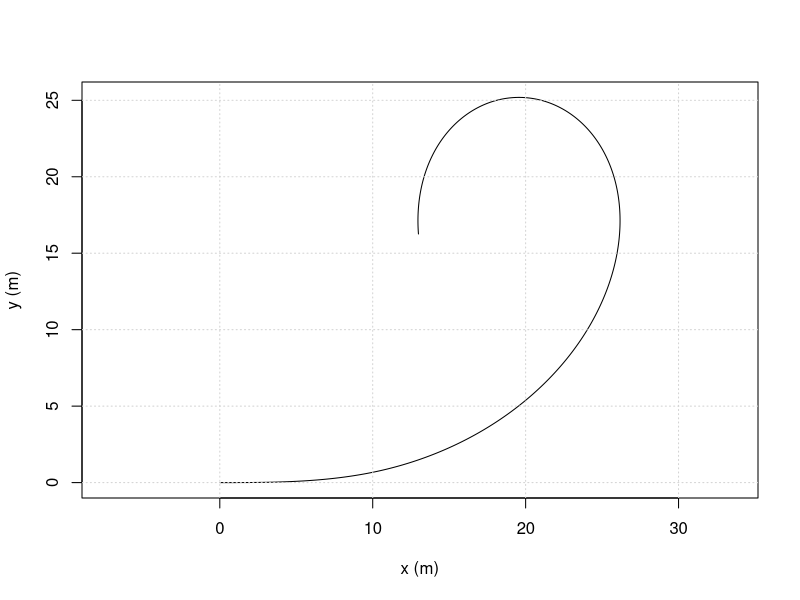
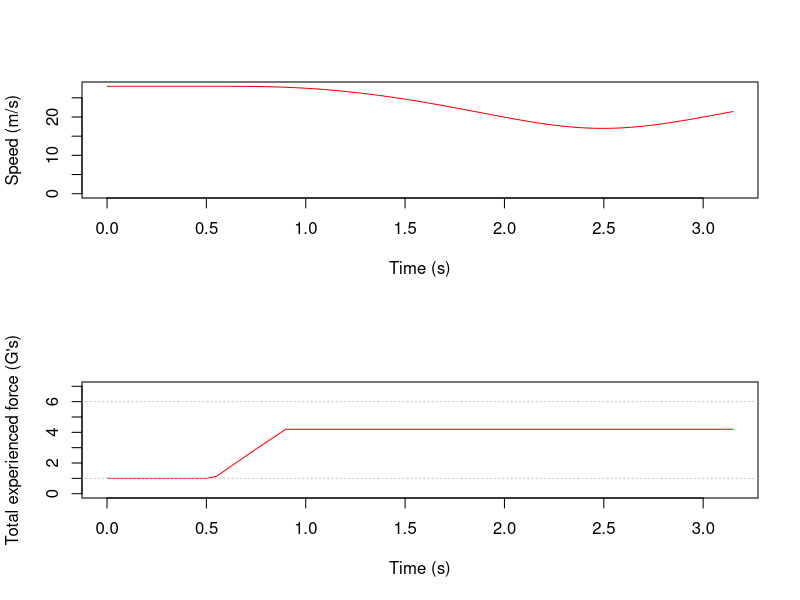
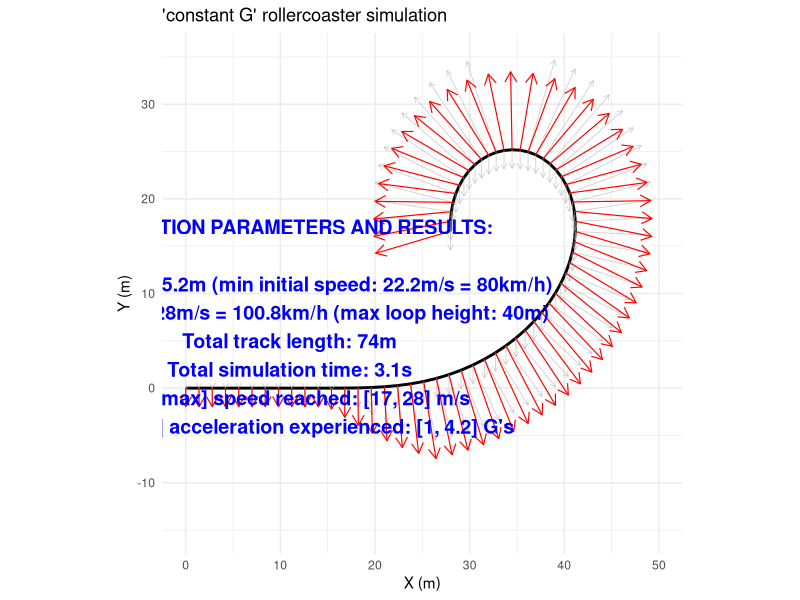
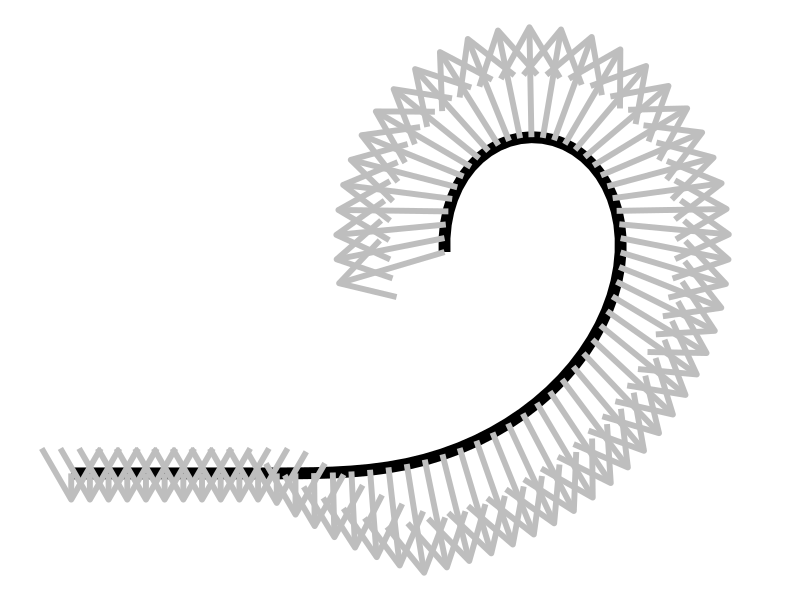

Recreate these plots in R, in order.
# Designing a Constant G rollercoaster loop
# www.overfitting.net
# https://www.overfitting.net/2025/08/simulando-loops-de-una-montana-rusa-con_69.html


# library(pracma)  # fresnelC() and fresnelS() for clothoid
# library(splines)
library(ggplot2)
library(Cairo)


# Design a constant-G loop with a clothoid entry (centrifugal OUTWARD convention)
design_constantG_loop <- function(v0, Gt, g = 9.80665,
                                  Lc = 5,        # clothoid length (m)
                                  ds_cl = 0.01,  # clothoid arc step (m)
                                  dphi = 0.002,  # loop integration step in radians
                                  y0 = 0.0,
                                  nloop = 1) {  # number of G constant loops
    stopifnot(Gt > 1, v0 > 0, g > 0, Lc >= 0, ds_cl > 0, dphi > 0)
    
    # Storage
    xs <- numeric()
    ys <- numeric()
    phis <- numeric()
    ss <- numeric()
    phases <- character()
    Ginst <- numeric()
    
    # Helpers ---------------------------------------------------------------
    a_req <- function(phi) {
        # required inward acceleration to keep |g + a_out| = Gt*g
        root <- Gt^2 - sin(phi)^2
        if (root < 0) root <- 0 # numeric guard
        g * (-cos(phi) + sqrt(root))
    }
    totalG_from <- function(phi, v2, kappa) {
        # magnitude of g + a_out (outward) in units of g
        a_in <- v2 * kappa
        # cos(theta) between down and inward is -cos(phi)
        # |g e_down - a_in e_in| = sqrt(g^2 + a_in^2 - 2 g a_in cos(theta))
        # with cos(theta) = -cos(phi)
        num <- sqrt(g^2 + a_in^2 - 2*g*a_in*(-cos(phi)))
        num / g
    }
    
    # Phase 0: initial conditions ------------------------------------------
    x <- 0; y <- y0; phi <- 0; s <- 0
    v2 <- v0^2
    
    # Phase 1: clothoid entry (linear curvature from 0 to bottom curvature)
    # Bottom curvature that achieves target G at phi ~ 0:
    a_bottom <- g * (Gt - 1)                  # inward accel needed at the bottom
    kappa_target_bottom <- a_bottom / max(v2, 1e-9)
    
    if (Lc > 0) {
        alpha <- kappa_target_bottom / Lc       # kappa(s) = alpha * s
        s_loc <- 0
        while (s_loc < Lc) {
            kappa <- alpha * s_loc
            dphi_cl <- kappa * ds_cl
            phi <- phi + dphi_cl
            # advance position
            x <- x + cos(phi) * ds_cl
            y <- y + sin(phi) * ds_cl
            s <- s + ds_cl; s_loc <- s_loc + ds_cl
            # update speed via energy
            v2 <- v0^2 - 2*g*(y - y0)
            if (v2 <= 0) stop("Insufficient v0: train stalls during clothoid.")
            # log
            xs <- c(xs, x); ys <- c(ys, y); phis <- c(phis, phi); ss <- c(ss, s); phases <- c(phases, "clothoid")
            Ginst <- c(Ginst, totalG_from(phi, v2, kappa))
        }
    }
    
    # Phase 2: constant-G loop (integrate in φ with RK4)
    # ODEs: dy/dφ = sinφ * v^2 / a_req(φ) ; dx/dφ = cosφ * v^2 / a_req(φ)
    fy <- function(phi, y) {
        v2loc <- v0^2 - 2*g*(y - y0)
        if (v2loc <= 0) stop("Insufficient v0: train stalls in loop.")
        v2loc * sin(phi) / max(a_req(phi), 1e-9)
    }
    fx <- function(phi, y) {
        v2loc <- v0^2 - 2*g*(y - y0)
        if (v2loc <= 0) stop("Insufficient v0: train stalls in loop.")
        v2loc * cos(phi) / max(a_req(phi), 1e-9)
    }
    
    phi0 <- phi
    phi_end <- phi0 + 2*pi*nloop
    n_steps <- ceiling((phi_end - phi0) / dphi)
    for (i in 1:n_steps) {
        # RK4 for y(φ)
        k1y <- fy(phi, y)
        k1x <- fx(phi, y)
        
        k2y <- fy(phi + dphi/2, y + k1y*dphi/2)
        k2x <- fx(phi + dphi/2, y + k1y*dphi/2)
        
        k3y <- fy(phi + dphi/2, y + k2y*dphi/2)
        k3x <- fx(phi + dphi/2, y + k2y*dphi/2)
        
        k4y <- fy(phi + dphi, y + k3y*dphi)
        k4x <- fx(phi + dphi, y + k3y*dphi)
        
        y <- y + (dphi/6)*(k1y + 2*k2y + 2*k3y + k4y)
        x <- x + (dphi/6)*(k1x + 2*k2x + 2*k3x + k4x)
        phi <- phi + dphi
        
        # arc-length increment ds = dφ / κ = v^2/a_req * dφ
        v2 <- v0^2 - 2*g*(y - y0)
        a_in <- a_req(phi - dphi/2)  # mid-step approx
        ds_inc <- (v2 / max(a_in, 1e-9)) * dphi
        s <- s + ds_inc
        
        # log
        kappa_here <- a_in / max(v2, 1e-9)
        xs <- c(xs, x); ys <- c(ys, y); phis <- c(phis, phi); ss <- c(ss, s); phases <- c(phases, "loop")
        Ginst <- c(Ginst, totalG_from(phi, v2, kappa_here))
    }
    
    out <- data.frame(
        x = xs, y = ys, phi = phis, s = ss, phase = phases, G_total = Ginst
    )
    attr(out, "params") <- list(v0=v0, Gt=Gt, g=g, Lc=Lc, ds_cl=ds_cl, dphi=dphi)
    out
}


################################################

# 1. SIMULATION PARAMETERS

# Example: 28m/s entry speed, target 4.2G total, 10m clothoid

# Parameters needed by our simulator from rollercoaster topology:
g=9.80665
v0=28
t_max=999
dt=0.05      # time step (s)

# Parameters for current new design:
Gt=4.2  # number of constant G forces (Gt times g)
Lc=10

simu='3/4 loop'
# simu='3 loops'  # special run for 3 loops G constant rollercoaster
if (simu=='3/4 loop') {
    # Clothoidal section + constant G section (1 loop)
    track <- design_constantG_loop(v0 = v0, Gt = Gt, g = g, Lc = Lc, nloop = 0.73)
} else if (simu=='3 loops') {
    # Constant G section (3 loops)
    track <- design_constantG_loop(v0 = v0, Gt = Gt, g = g, Lc = 0, nloop = 3)
}

# Quick check of G constancy in the loop:
with(track[track$phase=="loop",], range(G_total))
# Should be ~ c(4.2, 4.2) apart from tiny numerical noise

# Plot
plot(track$x, track$y, type="l", asp=1, xlab="x (m)", ylab="y (m)")
grid()


################################################

# 2. DEFINE CONSTANT G ROLLERCOASTER

if (simu=='3/4 loop') {
    # Flat section + clothoidal section + constant G section (1 loop)
    x_points=c(-15, 0, track$x)+15
    y_points=c(0, 0, track$y)
} else if (simu=='3 loops') {
    # Constant G section (3 loops)
    x_points=c(-0.1, 0, track$x)+0.1
    y_points=c(0, 0, track$y)
}

H=max(y_points)


# Check loop height vs initial speed compatibility

Hmax=v0^2/(2*g)
v0min=(2*g*H)^0.5
if (H>Hmax) stop("Loop height / initial speed incompatibility")


################################################

# 3. SIMULATION LOOP: CALCULATE ROLLERCOASTER POSITION, SPEED AND G FORCES


# Parameterize path by cumulative distance 's'
dx <- diff(x_points)
dy <- diff(y_points)
ds <- sqrt(dx^2 + dy^2)
s_points <- c(0, cumsum(ds))

# Total track length (m)
s_total <- max(s_points)

# Create spline interpolation functions for x(s) and y(s)
x_spline <- splinefun(s_points, x_points, method = "natural")
y_spline <- splinefun(s_points, y_points, method = "natural")

# Derivative functions (1st and 2nd derivatives)
x_prime  <- function(s) x_spline(s, deriv = 1)
x_dprime <- function(s) x_spline(s, deriv = 2)
y_prime  <- function(s) y_spline(s, deriv = 1)
y_dprime <- function(s) y_spline(s, deriv = 2)

# Curvature function kappa(s) = |x'y'' - y'x''| / (x'^2 + y'^2)^(3/2)
curvature <- function(s) {
    num <- x_prime(s) * y_dprime(s) - y_prime(s) * x_dprime(s)
    den <- (x_prime(s)^2 + y_prime(s)^2)^(3/2)
    abs(num) / den
}

# Energy conservation: total_energy = kinetic + potential at start
y0 <- y_points[1]
total_energy <- 0.5 * v0^2 + g * y0  # mass cancels out

# Initialize vectors to store results
time_vec <- numeric()
s_vec <- numeric()
x_vec <- numeric()
y_vec <- numeric()
v_vec <- numeric()
Fg_vec <- numeric()
Fc_vec <- numeric()

# Simulation loop
s <- 0       # initial path length coordinate
t <- 0

while (t < t_max && s <= s_total) {
    # Position
    x <- x_spline(s)
    y <- y_spline(s)
    
    # Calculate speed from energy conservation:
    # 0.5 v^2 + g*y = total_energy  => v = sqrt(2*(total_energy - g*y))
    v_sq <- 2 * (total_energy - g * y)
    # set velocity to zero if train “stops” climbing
    if (v_sq < 0) {
        v <- 0
        # optionally break to stop simulation here
        print(paste0("Simulation stopped at t=", t, " for losing all speed"))
        break
    } else {
        v <- sqrt(v_sq)
    }
    
    # Calculate radius of curvature r = 1/kappa
    k <- curvature(s)
    if (length(k) == 0 || is.na(k) || k == 0) {
        r <- Inf
    } else {
        r <- 1 / k
    }
    
    # Forces magnitudes (mass cancels)
    Fg <- g          # constant gravity force magnitude
    Fc <- v^2 / r    # centrifugal force magnitude
    
    # Store results
    time_vec <- c(time_vec, t)
    s_vec <- c(s_vec, s)
    x_vec <- c(x_vec, x)
    y_vec <- c(y_vec, y)
    v_vec <- c(v_vec, v)
    Fg_vec <- c(Fg_vec, Fg)
    Fc_vec <- c(Fc_vec, Fc)
    
    # Advance s by ds = v * dt (distance along path)
    s <- s + v * dt
    
    # Advance time
    t <- t + dt
}

# Combine results into a data frame
results <- data.frame(time = time_vec,
                      s = s_vec,
                      x = x_vec,
                      y = y_vec,
                      v = v_vec,
                      Fg = Fg_vec,
                      Fc = Fc_vec)


################################################

# 4. CALCULATE VECTOR COMPONENTS OF Fg, Fc -> Fsum

# Calculate unit tangent vector (dx/ds, dy/ds)
tangent_x <- x_prime(results$s)
tangent_y <- y_prime(results$s)
tangent_length <- sqrt(tangent_x^2 + tangent_y^2)
tangent_x <- tangent_x / tangent_length
tangent_y <- tangent_y / tangent_length

# Calculate unit normal vector by rotating tangent 90 degrees CCW:
normal_x <-  tangent_y
normal_y <- -tangent_x

# Force vectors components

# Gravity force (Fg)
Fg_x <- rep(0, length(results$x))
Fg_y <- -results$Fg

# Centrifugal force (Fc)
Fc_x <- normal_x * results$Fc
Fc_y <- normal_y * results$Fc

# Total G force (Fsum)
Fsum_x <- Fg_x + Fc_x
Fsum_y <- Fg_y + Fc_y
results$Fsum <- sqrt(Fsum_x^2 + Fsum_y^2)  # total G force experienced


################################################

# 5. DISPLAY AND PLOT RESULTS

# Show simulation parameters and results
text=paste0("SIMULATION PARAMETERS AND RESULTS:\n\n",
            "Loop height: ", round(H,1), "m (min initial speed: ", round(v0min, 1), "m/s = ", round(v0min/1000*3600,1),"km/h)\n",
            "Initial speed: ", round(v0, 1), "m/s = ", round(v0/1000*3600,1),"km/h (max loop height: ", round(Hmax, 1), "m)\n",
            "Total track length: ", round(s_total, 1), "m\n",
            "Total simulation time: ", round(max(results$time), 1), "s\n",
            "[min, max] speed reached: [", round(min(results$v), 1), ", ",
            round(max(results$v), 1), "] m/s\n",
            "[min, max] acceleration experienced: [", round(min(results$Fsum)/g, 1), ", ",
            round(max(results$Fsum)/g, 1), "] G's\n")
cat(text)


# Plot speed and G force vs time
CairoPNG(paste0("ConstantG_", round(H), "m_", round(v0), "ms_Plots.png"),
         width=512, height=800)
    par(mfrow = c(2, 1))
    
    # Plot speed
    plot(results$time, results$v, ylim=c(0,max(results$v)), type='l', col='red',
         xlab="Time (s)", ylab="Speed (m/s)")
    
    # Plot G force
    plot(results$time, results$Fsum/g, ylim=c(0,7), type='l', col='red',
         xlab="Time (s)", ylab="Total experienced force (G's)")
    abline(h=c(1,6), col="gray", lty="dotted")
    
    par(mfrow = c(1, 1))
dev.off()


# Plot graph of rollercoaster with all vector G forces

# Scale factor for plotting
scale_factor <- 0.2
Fg_x_plot <- Fg_x * scale_factor
Fg_y_plot <- Fg_y * scale_factor
Fc_x_plot <- Fc_x * scale_factor
Fc_y_plot <- Fc_y * scale_factor
Fsum_x_plot <- Fsum_x * scale_factor
Fsum_y_plot <- Fsum_y * scale_factor

# Data frames for arrows
arrows_Fg <- data.frame(
    x = results$x, y = results$y,
    xend = results$x + Fg_x_plot, yend = results$y + Fg_y_plot,
    Force = "Gravity"
)

arrows_Fc <- data.frame(
    x = results$x, y = results$y,
    xend = results$x + Fc_x_plot, yend = results$y + Fc_y_plot,
    Force = "Centrifugal"
)

arrows_Fsum <- data.frame(
    x = results$x, y = results$y,
    xend = results$x + Fsum_x_plot, yend = results$y + Fsum_y_plot,
    Force = "Total"
)

# Combine Fg and Fc into one for dim gray arrows
arrows_individual <- rbind(arrows_Fg, arrows_Fc)

x_mid=11
y_mid=5
CairoPNG(paste0("ConstantG_", round(H), "m_", round(v0), "ms_Graph.png"),
         width=1080, height=1080)
    ggplot() +
        geom_path(data = results, aes(x = x, y = y), color = "black", linewidth = 1) +
        geom_segment(data = arrows_individual,
                     aes(x = x, y = y, xend = xend, yend = yend),
                     arrow = arrow(length = unit(0.15, "cm")),
                     color = alpha("gray70", 0.6),
                     size = 0.3) +
        geom_segment(data = arrows_Fsum,
                     aes(x = x, y = y, xend = xend, yend = yend),
                     arrow = arrow(length = unit(0.3, "cm")),
                     color = "red",
                     size = 0.4) +
        annotate("text", x = x_mid, y = y_mid, label = text, color = "blue", size = 5, fontface = "bold") +
        coord_equal() +
        labs(title = "'constant G' rollercoaster simulation",
             x = "X (m)", y = "Y (m)") +
        theme_minimal() +
        xlim(0, 50) + ylim(-15, 35)
dev.off()




# Creative blueprint plotting
CairoPNG("beautiful_rollercoaster.png", width=1080*3, height=1080*3)
    ggplot() +
        geom_path(
            data = results,
            aes(x = x, y = y),
            color = "black",
            linewidth = 4
        ) +
        geom_segment(
            data = arrows_Fsum,
            aes(x = x, y = y, xend = xend, yend = yend),
            arrow = arrow(length = unit(1.5, "cm")),
            color = "gray",
            linewidth = 2
        ) +
        coord_equal() +
        theme_void()  # removes axes, gridlines, and background
dev.off()
